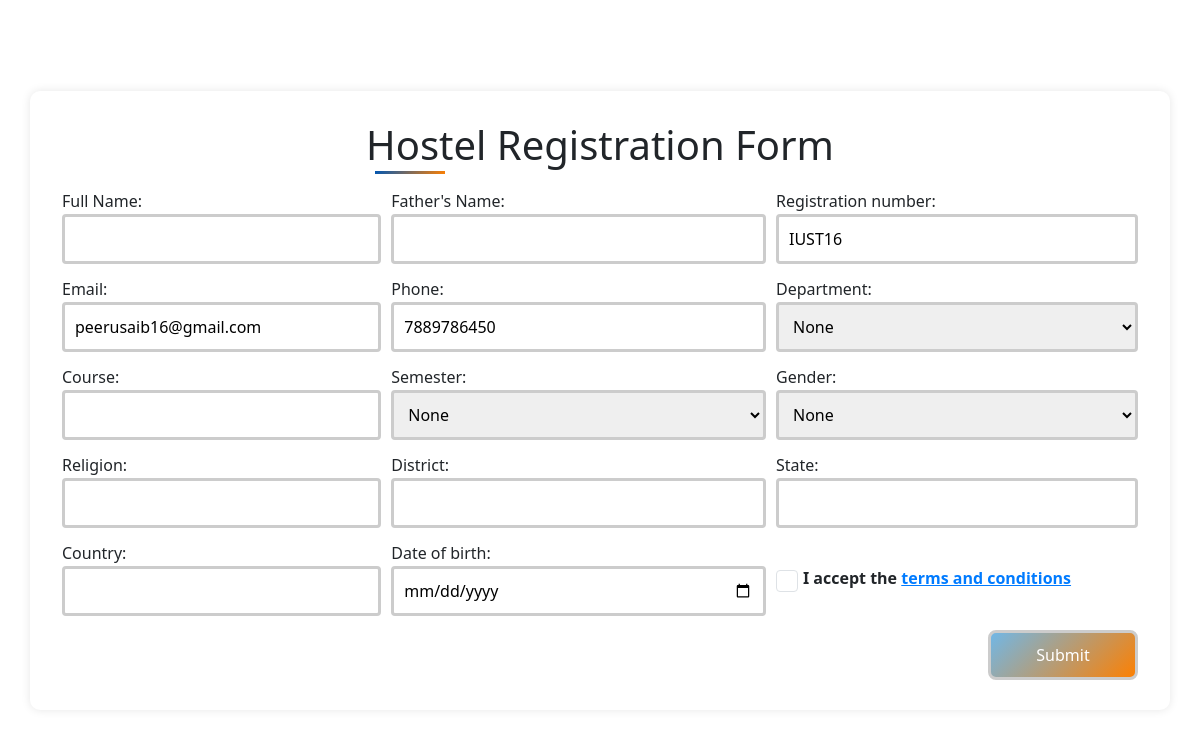
Page /hostel_allotment_registration/ (signed in) on the committed database.
### room/models.py (models this page shows, shortened)
class CustomUser(AbstractBaseUser, PermissionsMixin):
    username_validator = UnicodeUsernameValidator()
    registration_number = models.CharField(max_length=20, unique=True)
    email = models.EmailField(max_length=255, unique=True)
    phone = models.IntegerField(blank=True, null=True, validators=[MinValueValidator(1000000000), MaxValueValidator(9999999999)])
    date_joined = models.DateTimeField(default=timezone.now)
    is_active = models.BooleanField(default=True)
    is_staff = models.BooleanField(default=False)
    date = models.DateTimeField(default=timezone.now)
    profile_picture = models.ImageField(upload_to='profile_pictures/', blank=True, null=True)
    objects = CustomUserManager()
    USERNAME_FIELD = 'email'
    REQUIRED_FIELDS = ['registration_number', 'phone']  # Include other required fields
    class Meta:
        verbose_name = 'user'
        verbose_name_plural = 'users'

### room/views.py (the view)
# urls.py: path('hostel_allotment_registration/', views.hostel_allotment_registration, name='hostel_allotment_registration'),
def hostel_allotment_registration(request):
    if request.method == 'POST':
        form = HostelAllotmentRegistrationForm(request.POST)
        if form.is_valid():
            registration = form.save(commit=False)
            registration.student = request.user
            if HostelAllotmentRegistration.objects.filter(student=registration.student).exists():
                messages.error(request, 'You have already submitted a hostel allotment request.')
                return redirect('home')
            registration.save()
            messages.success(request, 'Your hostel allotment request has been submitted successfully. Wait until admin approves your request.')
            student_email_subject = 'Hostel Allotment Request Submitted'
            student_email_message = f'Dear Student,\n\nYour hostel allotment request of Registration Number: {registration.registration_number} has been submitted successfully. Wait until administration approves your request. We will inform you through email.\n\nThank You,\nTeam IUST'
            student_email_from = 'peerusaib111@gmail.com'  # Replace with your email
            student_email_recipient_list = [registration.student.email]
            send_mail(student_email_subject, student_email_message, student_email_from, student_email_recipient_list, fail_silently=True)
            return redirect('home')
    else:
        user = request.user
        initial_data = {
            'email': user.email,
            'registration_number': user.registration_number,
            'phone': user.phone,
        }
        form = HostelAllotmentRegistrationForm(initial=initial_data)
        for field_name in initial_data:
            form.fields[field_name].widget.attrs['readonly'] = True
    return render(request, 'hostel_allotment_registration.html', {'form': form})

### templates/hostel_allotment_registration.html (shortened to what this page needs)
{% load static %}
<!DOCTYPE html>
<html>
<head>
    <link rel="stylesheet" type="text/css" href="{% static 'hostel/style.css' %}">
</head>
<body>
    <div class="container">
        <h1>Hostel Registration Form</h1>
        <form method="post" class="hostel-allotment-form">
            {{ form.as_p }}
            <div class="form-check">
                <input type="checkbox" class="form-check-input" id="{{ form.terms_and_conditions.id_for_label }}" name="{{ form.terms_and_conditions.name }}" required>
                <label class="form-check-label" for="{{ form.terms_and_conditions.id_for_label }}" required>
                    I accept the  <a href="{% url 'terms_and_conditions_page' %}">terms and conditions</a>
                </label>
            </div>
             <input type="submit" value="Submit">
        </form>
    </div>
    <link rel="stylesheet" href="https://cdnjs.cloudflare.com/ajax/libs/bootstrap/5.3.0/css/bootstrap.min.css">
</body>
</html>

### static/hostel/style.css (style rules this page uses)
body { font-family: Arial, sans-serif; background-color: #f4f4f4; margin: 0; padding: 0; display: flex; justify-content: center; align-items: center; min-height: 100vh; }
.container { width: 95%; max-width: 800px; background-color: #fff; padding: 30px; box-shadow: 0 0 10px rgba(0, 0, 0, 0.1); border-radius: 10px; }
h1 { font-size: 24px; font-weight: bold; position: relative; color: linear-gradient(135deg, #71b7e6, #9b59b6); margin-bottom: 0; margin-top: 20px; text-align: center; }
h1::before { content: ""; position: absolute; left: 33%; transform: translateX(-50%); bottom: -5px; height: 3px; width: 70px; background: linear-gradient(135deg, #0056b3, #fc8003); }
form { display: grid; margin: 10px; gap: 10px; justify-content: space-between; padding: 10px; }
form input, form select { grid-column: 2 / 4; width: 100%; padding: 10px; border: 3px solid #ccc; border-radius: 4px; margin: 1px 0 -20px 0; outline: none; }
.form-check { display: flex; align-items: center; margin-top: 25px; }
.form-check-input { margin-right: 5px; }
.form-check-label { margin-bottom: 0; font-weight: bold; }
.form-check a { color: #007bff; }
form input[type="submit"] { background: linear-gradient(135deg, #71b7e6, #fc8003) !important; color: #fff; padding: 10px 15px !important; border-radius: 8px; cursor: pointer; width: 150px; margin-left: auto; }

### rows in the picture
CustomUser: registration_number "IUST16", email "peerusaib16@gmail.com", phone "7889786450"
